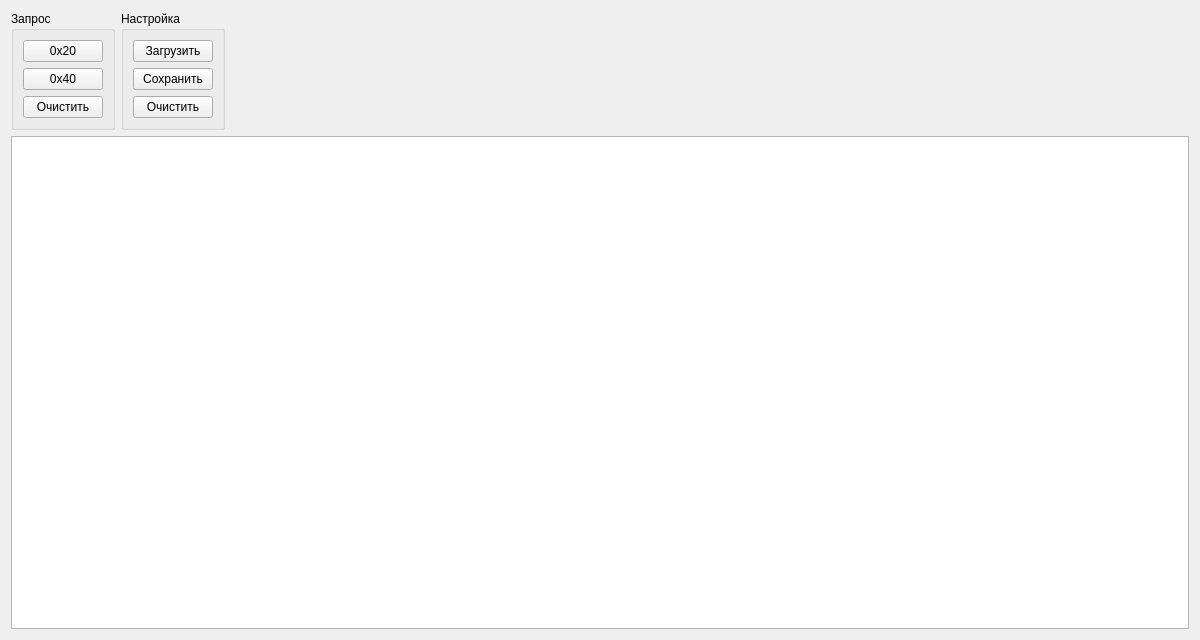
<?xml version="1.0" encoding="UTF-8"?>
<ui version="4.0">
 <class>Ksu735Manual0x20TestingWidget</class>
 <widget class="QWidget" name="Ksu735Manual0x20TestingWidget">
  <property name="geometry">
   <rect>
    <x>0</x>
    <y>0</y>
    <width>1200</width>
    <height>640</height>
   </rect>
  </property>
  <property name="windowTitle">
   <string>Form</string>
  </property>
  <layout class="QVBoxLayout" name="verticalLayout_4">
   <item>
    <layout class="QHBoxLayout" name="horizontalLayout">
     <item>
      <widget class="QGroupBox" name="requestGroupBox">
       <property name="title">
        <string>Запрос</string>
       </property>
       <layout class="QVBoxLayout" name="verticalLayout_2">
        <item>
         <widget class="QPushButton" name="request0x20Button">
          <property name="text">
           <string>0x20</string>
          </property>
         </widget>
        </item>
        <item>
         <widget class="QPushButton" name="request0x40Button">
          <property name="text">
           <string>0x40</string>
          </property>
         </widget>
        </item>
        <item>
         <widget class="QPushButton" name="requestClearButton">
          <property name="text">
           <string>Очистить</string>
          </property>
         </widget>
        </item>
       </layout>
      </widget>
     </item>
     <item>
      <widget class="QGroupBox" name="settingsGroupBox">
       <property name="title">
        <string>Настройка</string>
       </property>
       <layout class="QVBoxLayout" name="verticalLayout_3">
        <item>
         <widget class="QPushButton" name="loadSettingsButton">
          <property name="text">
           <string>Загрузить</string>
          </property>
         </widget>
        </item>
        <item>
         <widget class="QPushButton" name="saveSettingsButton">
          <property name="text">
           <string>Сохранить</string>
          </property>
         </widget>
        </item>
        <item>
         <widget class="QPushButton" name="clearSettingsButton">
          <property name="text">
           <string>Очистить</string>
          </property>
         </widget>
        </item>
       </layout>
      </widget>
     </item>
     <item>
      <spacer name="horizontalSpacer">
       <property name="orientation">
        <enum>Qt::Horizontal</enum>
       </property>
       <property name="sizeHint" stdset="0">
        <size>
         <width>40</width>
         <height>20</height>
        </size>
       </property>
      </spacer>
     </item>
    </layout>
   </item>
   <item>
    <widget class="QTableView" name="tableView">
     <property name="sortingEnabled">
      <bool>false</bool>
     </property>
    </widget>
   </item>
  </layout>
 </widget>
 <resources/>
 <connections/>
</ui>
